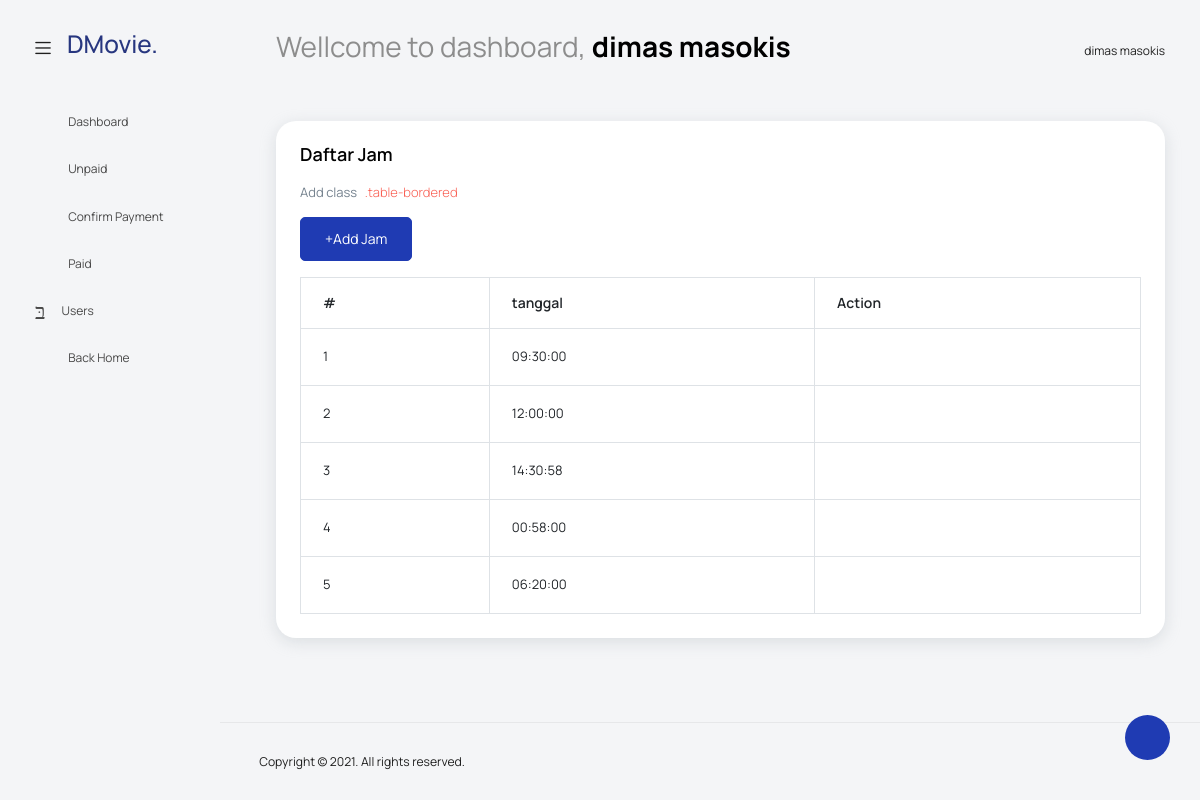
/admin/index.php?page=jam (signed in), run on the app's committed database.
### tables this page shows
CREATE TABLE `jam` (
  `id_jam` int(11) NOT NULL,
  `jam` time NOT NULL
);

### admin/data-jam.php (the view, shortened to what this page needs)
<?php
$jampage = isset($_GET["jampage"]) ? $_GET["jampage"] : "jam";
if ($jampage === "addjam") {
    formAddjam();
} else if ($jampage === "createjam") {
    insertDataJam();
} else if ($jampage === "updatejam") {
    formUpdateJam();
} else if ($jampage === "updateaction") {
    updateJam();
} else if ($jampage === "delete") {
    deleteJam();
} else {
    getData();
}
function getData()
{
?>
    <div class="col-lg-12 grid-margin stretch-card">
        <div class="card">
            <div class="card-body">
                <h4 class="card-title">Daftar Jam</h4>
                <p class="card-description">
                    Add class <code>.table-bordered</code>
                </p>
                <a href="?page=jam&jampage=addjam" class="btn btn-primary">+Add Jam</a>
                <div class="table-responsive pt-3">
                    <table class="table table-bordered">
                        <thead>
                            <tr>
                                <th>#</th>
                                <th>tanggal</th>
                                <th>Action</th>
                            </tr>
                        </thead>
                        <tbody>
                            <?php
                            $koneksi = getConnection();
                            $query = mysqli_query($koneksi, "SELECT * FROM jam");
                            $no = 1;
                            while ($q = mysqli_fetch_array($query)) {
                            ?>
                                <tr>
                                    <td><?php echo $no++ ?></td>
                                    <td><?php echo $q["jam"] ?></td>
                                    <td>
                                        <div class="d-flex justify-content-center">
                                            <a href="?page=jam&jampage=updatejam&id_jam=<?php echo $q["id_jam"] ?>"><i class="mdi mdi-grease-pencil " style="font-size: 20px;"></i></a>
                                            <a onclick="return confirm('Apakah anda yakin akan menghapus data ini?')" href="?page=jam&jampage=delete&id_jam=<?php echo $q["id_jam"] ?>"><i class="mdi mdi-delete ms-4" style="font-size: 20px;"></i></a>
                                        </div>
                                    </td>
                                </tr>
                            <?php
                            } ?>
                        </tbody>
                    </table>
                </div>
            </div>
        </div>
    </div>
<?php } ?>

### data on the page
jam: jam "09:30:00"
jam: jam "12:00:00"
jam: jam "14:30:58"
jam: jam "00:58:00"
jam: jam "06:20:00"

### other printed values
$_SESSION['nama'] "dimas masokis"
